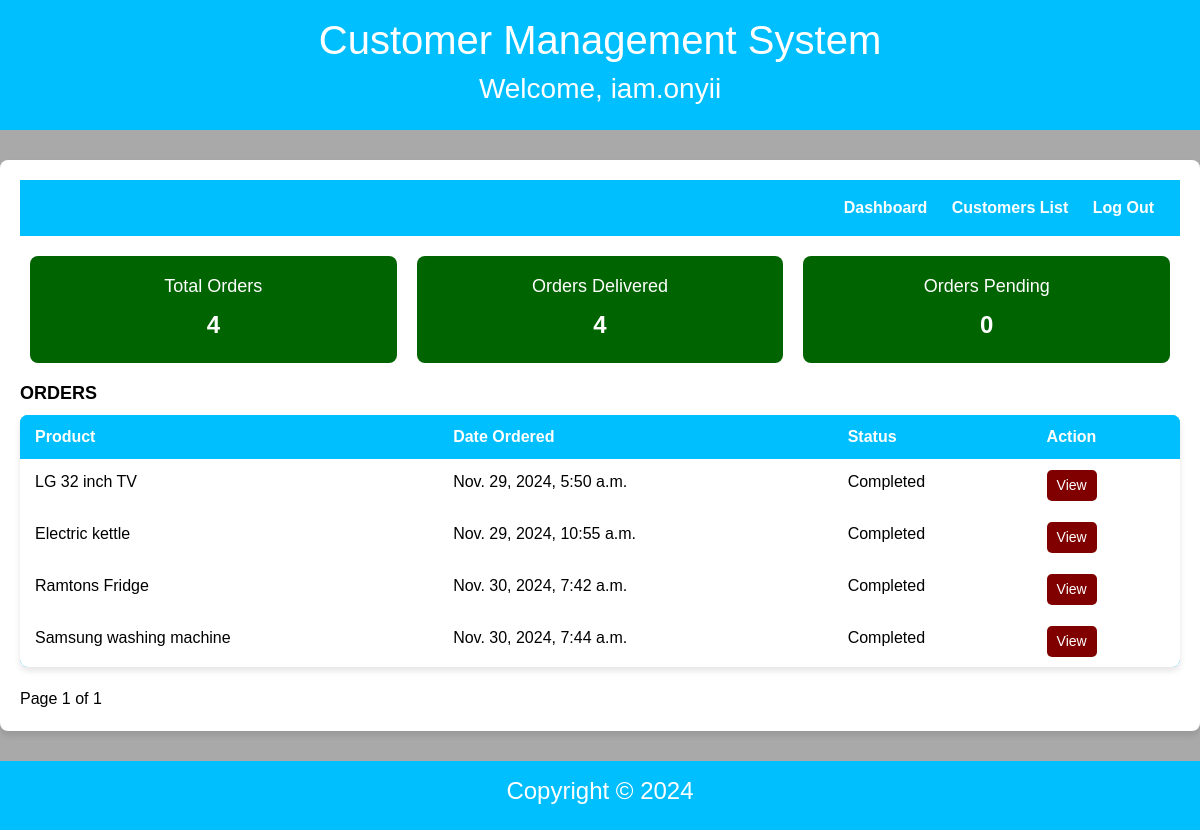
The app's page / (signed in), older data.
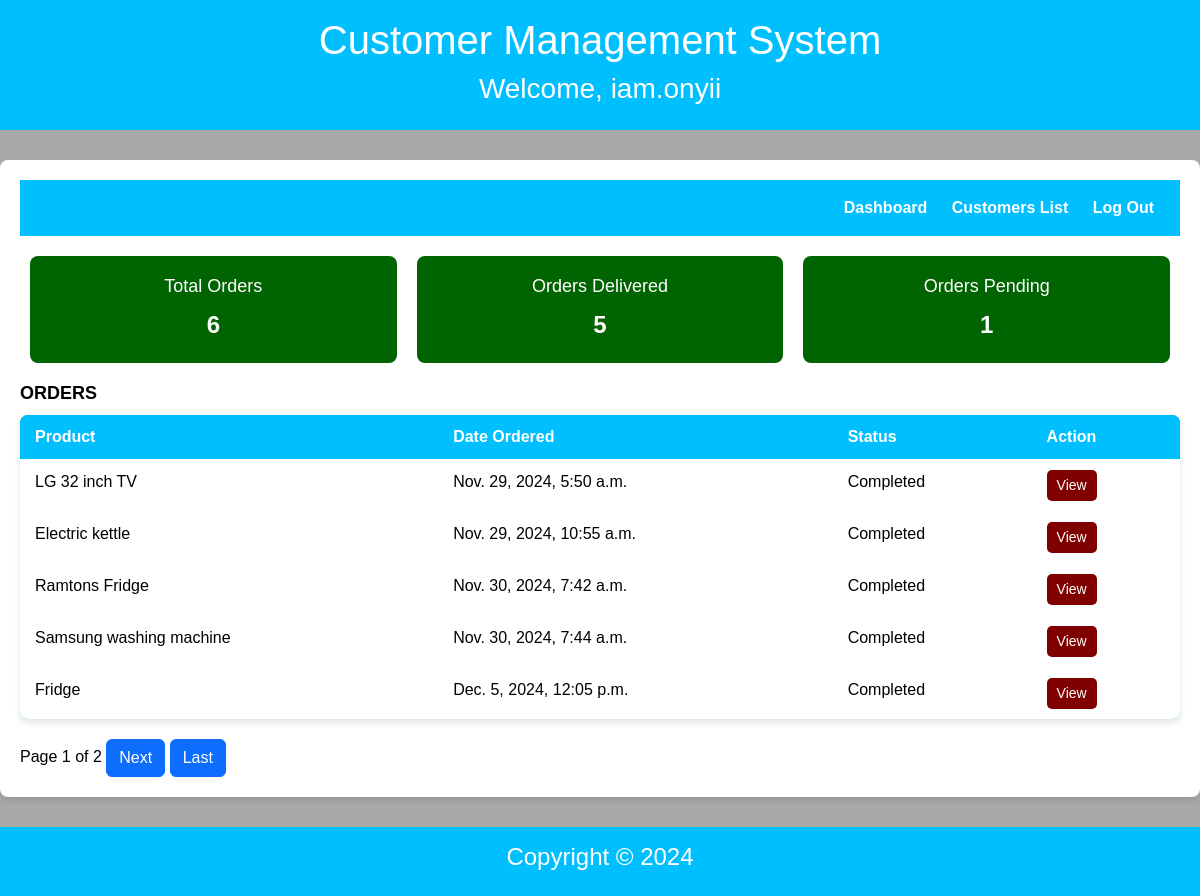
The same page, newer data.
### customer/models.py (models this page shows, shortened)
class Order(models.Model):
    STATUS_CHOICES = [
        ('Pending', 'Pending'),
        ('Processing', 'Processing'),
        ('Completed', 'Completed'),
    ]
    customer = models.ForeignKey(Customer, on_delete=models.CASCADE, related_name='orders')
    product = models.CharField(max_length=100)
    quantity = models.PositiveIntegerField(default=1)
    price = models.PositiveIntegerField(default=1)
    order_date = models.DateTimeField(auto_now_add=True)
    order_status = models.CharField(max_length=20, choices=STATUS_CHOICES, default='Pending')

### customer/views.py (the view)
# urls.py: path('', views.dashboard, name='dashboard'),
@login_required(login_url='login')
def dashboard(request):
    total_orders = Order.objects.count()
    orders_completed = Order.objects.filter(order_status="Completed").count()
    orders_pending = Order.objects.filter(order_status="Pending").count()
    orders = Order.objects.all()
    paginator = Paginator(orders, 5)
    page = request.GET.get('page')  # Get the current page number from the request
    try:
        orders = paginator.page(page)
    except PageNotAnInteger:
        orders = paginator.page(1)
    except EmptyPage:
        orders = paginator.page(paginator.num_pages)
    context = {
        'total_orders': total_orders,
        'orders_completed': orders_completed,
        'orders_pending': orders_pending,
        'orders': orders,
    }
    return render(request, 'customer/dashboard.html', context)

### customer/templates/customer/dashboard.html (shortened to what this page needs)
{% extends 'customer/base.html' %}
{% block content %}
<div class="dashboard-container">
    <header class="dashboard-header">
        <nav>
            <a href="{% url 'dashboard' %}">Dashboard</a>
            <a href="{% url 'customer_list' %}">Customers List</a>
            <a href="{%  url 'logout'  %}">Log Out</a>
        </nav>
    </header>
    <div class="dashboard-stats">
        <div class="stat-card">
            <h3>Total Orders</h3>
            <p>{{ total_orders }}</p>
        </div>
        <div class="stat-card">
            <h3>Orders Delivered</h3>
            <p>{{ orders_completed}}</p>
        </div>
        <div class="stat-card">
            <h3>Orders Pending</h3>
            <p>{{ orders_pending }}</p>
        </div>
    </div>
     <div class="dashboard-content">
        <div class="orders-section">
            <h3><strong>ORDERS</strong></h3>
            <table class="table">
                <thead>
                <tr>
                    <th>Product</th>
                    <th>Date Ordered</th>
                    <th>Status</th>
                    <th>Action</th>
                </tr>
                </thead>
                <tbody>
                {% for order in orders %}
                <tr>
                    <td>{{ order.product }}</td>
                    <td>{{ order.order_date }}</td>
                    <td>{{ order.order_status }}</td>
                    <td><a href="{% url 'order_list' order.id %}" class="view-btn">View</a></td>
                </tr>
                {% endfor %}
                </tbody>
            </table>
<div class="pagination">
    <span class="step-links">
        <span class="current">
            Page {{ orders.number }} of {{ orders.paginator.num_pages }}
        </span>
        {% if orders.has_next %}
        <a href="?page={{ orders.next_page_number }}" class="btn btn-primary">Next</a>
        <a href="?page={{ orders.paginator.num_pages }}" class="btn btn-primary">Last</a>
        {% endif %}
    </span>
</div>
        </div>
    </div>
</div>
{% endblock %}

Row changes from the older to the newer data that the page shows:
added Order: product "Fridge", order_date "Dec. 5, 2024, 12:05 p.m.", order_status "Completed"
Text that changed along with them:
{{ total_orders }}: "4" → "6"
{{ orders_completed }}: "4" → "5"
{{ orders_pending }}: "0" → "1"
{{ orders.paginator.num_pages }}: "1" → "2"
text now shown: "Next Last"
